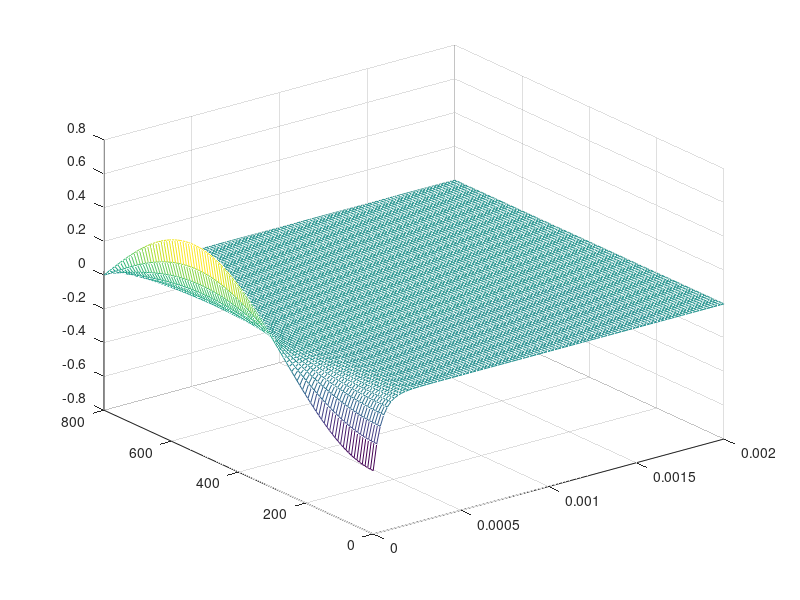

Reproduce this figure in MATLAB.
clear all;          % anything after the % means comments just for FYI  

  

x = linspace(0,.002);  % generates x vector between 0 and 2, with default 100 points

t = linspace(0,800); % generates t vector between 0 and 10, with default 100 points

for i = 1:length(t)

for j = 1:length(x)

    c(i,j)=0;       % initialize the c        

end

end

n = 1;
D = 10^-8;
L = x(length(x));

lambda = ((2*n+1)*pi)/(2*L);
Bn = ((sin(lambda*L))/lambda)*(2/L);

for i = 1:length(t)
    for j = 1:length(x)
        %c(i,j) = sin(x(i)).*cos((2.*x(j)*pi));
        c(i,j) = Bn*(exp(-D*(lambda^2)*t(j)))*(cos(lambda*x(i)));
    end
end

mesh(x,t,c)     % you can use surf(x,t,c)